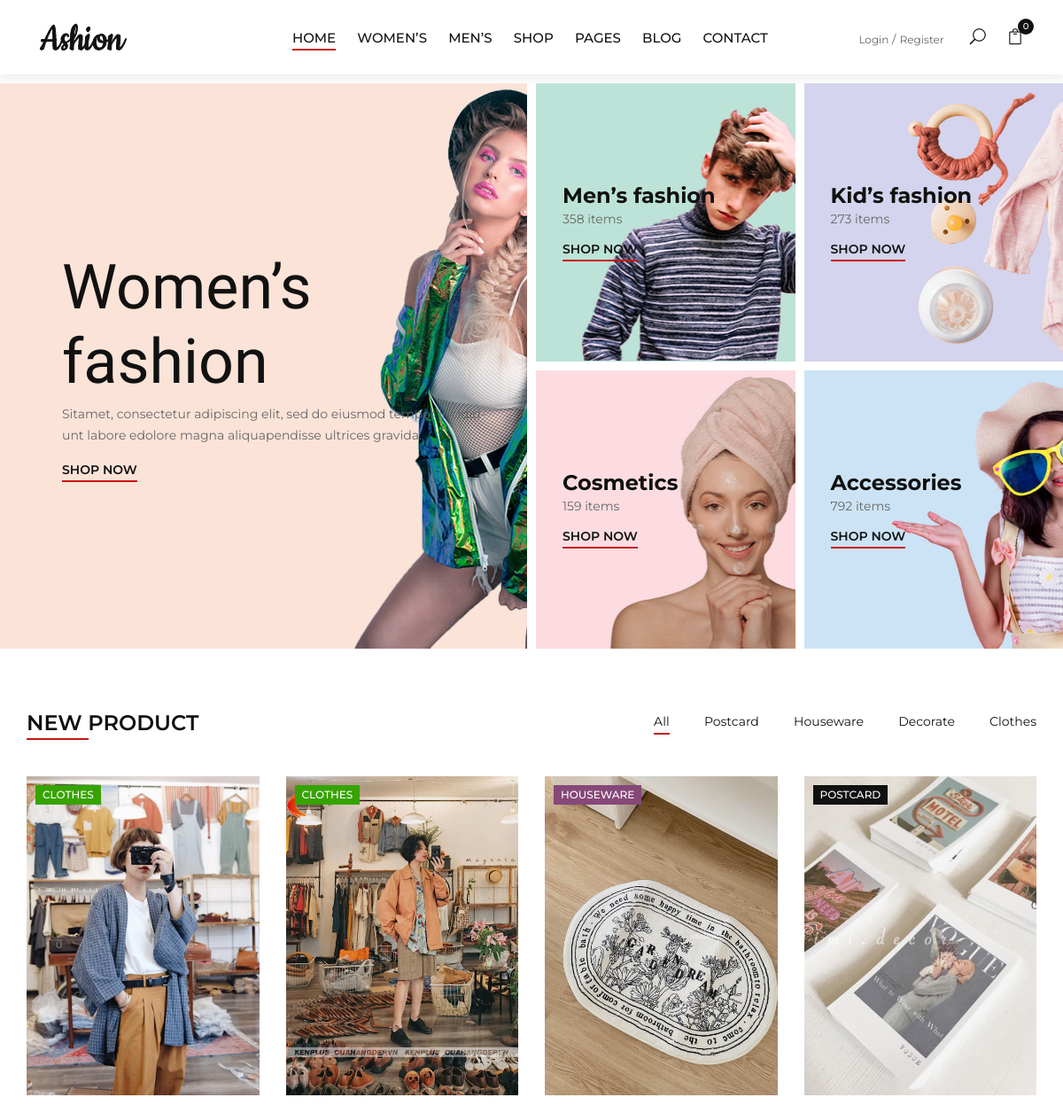
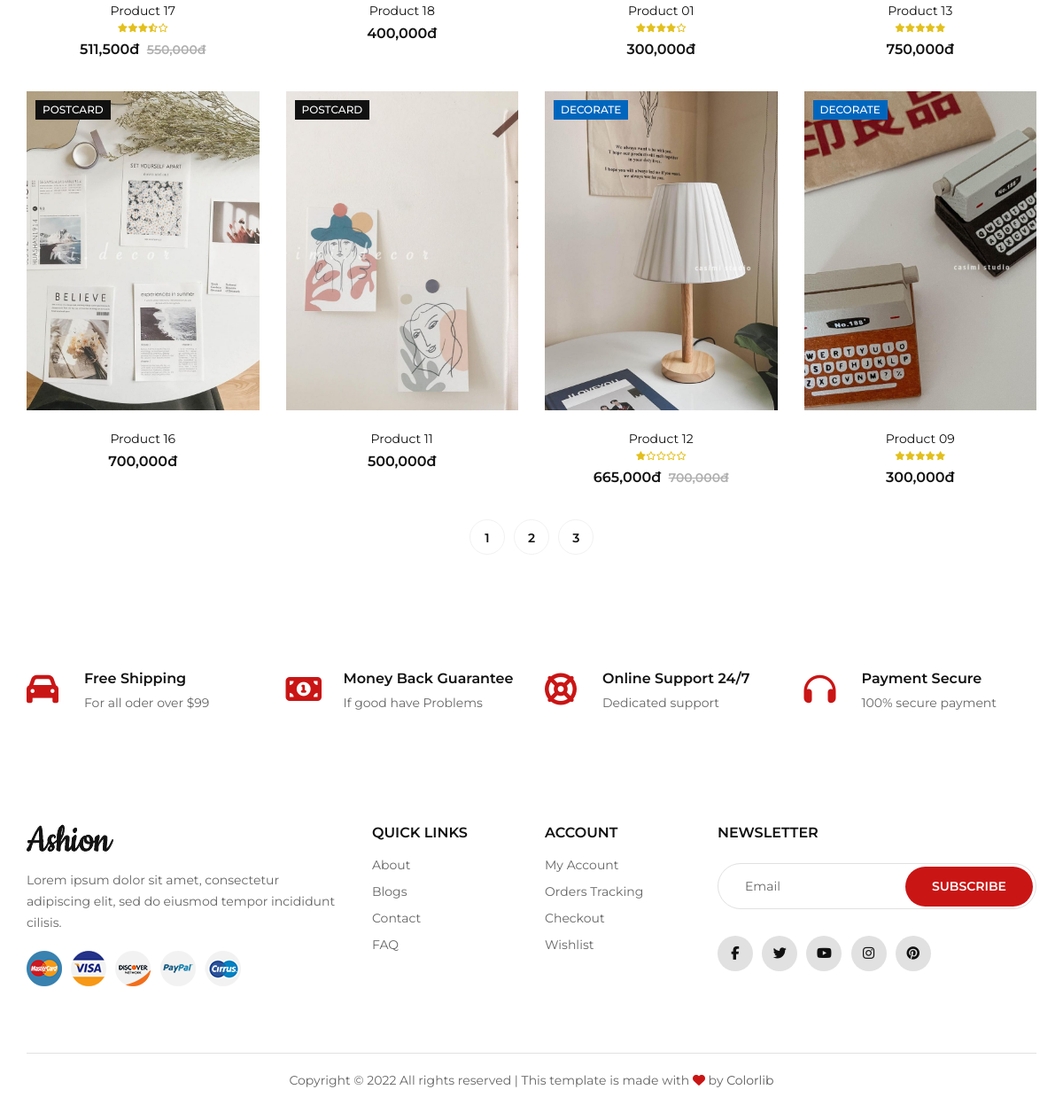
The app's page /user/view/index.php with its own data (2 pictures, top to bottom).
### tables this page shows
CREATE TABLE `tbl_category` (
  `id` int(6) UNSIGNED NOT NULL,
  `categoryname` varchar(128) NOT NULL,
  `stt` int(1) NOT NULL
);

CREATE TABLE `tbl_product` (
  `id` int(6) UNSIGNED NOT NULL,
  `productname` varchar(255) NOT NULL,
  `price` double(16,4) NOT NULL,
  `sale` double(16,4) NOT NULL,
  `categoryid` int(6) UNSIGNED NOT NULL,
  `info` varchar(255) DEFAULT NULL,
  `descript` varchar(255) DEFAULT NULL,
  `quantity` int(255) NOT NULL,
  `img` varchar(255) NOT NULL,
  `stt` int(1) NOT NULL
);

### user/controller/ProductController.php (called while the page is built, shortened)
<?php
    include_once '../model/product.php';
?>
<?php
    class ProductController{
        private $productMo;
        public function __construct(){
            $this->productMo = new Product();
        }
        public function getProduct($item){
            $item_per_page = !empty($_GET['per_page'])?$_GET['per_page']:$item;
            $current_page = !empty($_GET['page'])?$_GET['page']:1;
            $offset = ($current_page - 1) * $item_per_page;
            $product = $this->productMo->get_Product_Paging($item_per_page, $offset, 1);
            $totalRecord = $this->productMo->get_AllProduct(1);
            $totalRecord = $totalRecord->num_rows;
            $totalPage = ceil($totalRecord / $item_per_page);
            $data["get_product_paging"] = $this->productMo->get_Product_Paging($item_per_page, $offset, 1);
            $data["totalRecord"] = $totalRecord;
            $data["totalPage"] = $totalPage;
            return $data;
        }
        public function getRate($idProduct){
            $rate = $this->productMo->getRate($idProduct);
            return $rate;
        }
        public function getCategory($cateId){
            $cate = $this->productMo->getCategoryObject($cateId);
            return $cate;
        }
        public function getAllCategory(){
            $cate = $this->productMo->getAll_category();
            return $cate;
        }
    }

### user/model/product.php (called while the page is built, shortened)
<?php
    include_once '../../db/dbconnect.php';
?>
<?php
    class Product{
        private $db;
        public function __construct(){
            $this->db = new Database();
        }
        public function get_Product_Paging($item_per_page, $offset, $stt){
            $query = "SELECT * FROM tbl_product WHERE stt = $stt AND quantity > 0 ORDER BY id DESC LIMIT $item_per_page OFFSET $offset";
            $result = $this->db->select($query);
            return $result;
        }
        public function get_AllProduct($stt){
            $query = "SELECT * FROM tbl_product WHERE stt = '$stt' AND quantity > 0";
            $result = $this->db->select($query);
            return $result;
        }
        public function getRate($idproduct){
            $query = "SELECT * FROM tbl_feedback WHERE productid = '$idproduct'";
            $result = $this->db->select($query);
            $i = 0;
            $totalrate = 0;
            $rating = 0;
            if($result){
                while($rating = $result->fetch_assoc()){
                    $i++;
                    $totalrate += $rating['rate'];
                }
                $rating = $totalrate/$i;
            }
            return $rating;
        }
        public function getCategoryObject($id){
            $query = "SELECT * FROM tbl_category WHERE id = '$id' AND stt = 1";
            $result = $this->db->select($query);
            return $result;
        }
        public function getAll_category(){
            $query = "SELECT * FROM tbl_category WHERE stt = 1 ORDER BY categoryname DESC";
            $result = $this->db->select($query);
            return $result;
        }
    }
?>

### db/dbconnect.php (called while the page is built, shortened)
<?php
    class Database{
        private $host = DB_HOST;
        private $dbname = DB_NAME;
        private $username = DB_USER;
        private $password = DB_PASS;
        public static $link;
        private function connectDB(){
            if(!isset(self::$link)){
                self::$link = new mysqli($this->host, $this->username, $this->password, $this->dbname);
            }
        }
        public function select($query){
            $result = self::$link->query($query) or die(self::$link->error.__LINE__);
            if($result->num_rows > 0){
                return $result;
            }else{
                return false;
            }
        }
    }
?>

### user/view/index.php (the view, shortened to what this page needs)
<?php
    include_once '../controller/ProductController.php';
?>
<?php
    $productCon = new ProductController();
?>
<!DOCTYPE html>
<html lang="zxx">
<head>
    <?php
        include './layouts/cssfile.php';
    ?>
</head>
<body>
    <?php
        include './layouts/content/header.php';
    ?>
    <section class="categories">
        <div class="container-fluid">
            <div class="row">
                <div class="col-lg-6 p-0">
                    <div class="categories__item categories__large__item set-bg"
                    data-setbg="./assets/img/categories/category-1.jpg">
                        <div class="categories__text">
                        <h1>Women’s fashion</h1>
                        <p>Sitamet, consectetur adipiscing elit, sed do eiusmod tempor incidid-unt labore
                        edolore magna aliquapendisse ultrices gravida.</p>
                        <a href="#">Shop now</a>
                        </div>
                    </div>
                </div>
                <div class="col-lg-6">
                    <div class="row">
                        <div class="col-lg-6 col-md-6 col-sm-6 p-0">
                            <div class="categories__item set-bg" data-setbg="./assets/img/categories/category-2.jpg">
                                <div class="categories__text">
                                    <h4>Men’s fashion</h4>
                                    <p>358 items</p>
                                    <a href="#">Shop now</a>
                                </div>
                            </div>
                        </div>
                        <div class="col-lg-6 col-md-6 col-sm-6 p-0">
                            <div class="categories__item set-bg" data-setbg="./assets/img/categories/category-3.jpg">
                                <div class="categories__text">
                                    <h4>Kid’s fashion</h4>
                                    <p>273 items</p>
                                    <a href="#">Shop now</a>
                                </div>
                            </div>
                        </div>
                        <div class="col-lg-6 col-md-6 col-sm-6 p-0">
                            <div class="categories__item set-bg" data-setbg="./assets/img/categories/category-4.jpg">
                                <div class="categories__text">
                                    <h4>Cosmetics</h4>
                                    <p>159 items</p>
                                    <a href="#">Shop now</a>
                                </div>
                            </div>
                        </div>
                        <div class="col-lg-6 col-md-6 col-sm-6 p-0">
                            <div class="categories__item set-bg" data-setbg="./assets/img/categories/category-5.jpg">
                                <div class="categories__text">
                                    <h4>Accessories</h4>
                                    <p>792 items</p>
                                    <a href="#">Shop now</a>
                                </div>
                            </div>
                        </div>
                    </div>
                </div>
            </div>
        </div>
    </section>
<section class="product spad">
    <div class="container">
        <div class="row">
            <div class="col-lg-4 col-md-4">
                <div class="section-title">
                    <h4>New product</h4>
                </div>
            </div>
            <div class="col-lg-8 col-md-8">
                <ul class="filter__controls">
                    <li class="active" data-filter="*">All</li>
                    <?php
                        $showCate = $productCon->getAllCategory();
                        if($showCate){
                            while($resCate = $showCate->fetch_assoc()){
                    ?>
                    <li data-filter=".<?php echo 'cate'.$resCate['id'] ?>"><?php echo $resCate['categoryname'] ?></li>
                    <?php
                            }
                        }
                    ?>
                </ul>
            </div>
        </div>
        <?php
            $data = $productCon->getProduct(8);
            $product = $data["get_product_paging"];
            $totalRecord = $data["totalRecord"];
            $item_per_page = !empty($_GET['per_page'])?$_GET['per_page']:8;
            $current_page = !empty($_GET['page'])?$_GET['page']:1;
            $totalPage = ceil($totalRecord / $item_per_page);
        ?>
        <div class="row property__gallery">
            <?php
                if($product){
                    while($result = $product->fetch_assoc()){
            ?>
            <div class="col-lg-3 col-md-4 col-sm-6 mix <?php echo 'cate'.$result['categoryid'] ?>">
            <div class="product__item">
                    <div class="product__item__pic set-bg" data-setbg="../../public/<?php echo $result['img'] ?>">
                        <?php
                            $getCate = $productCon->getCategory($result['categoryid']);
                            $cateRes = $getCate->fetch_assoc();
                            if($cateRes['id'] == 1){
                        ?>
                            <div class="label trangtri"><?php echo $cateRes['categoryname']?></div>
                        <?php
                            }else if($cateRes['id'] == 2){
                        ?>
                            <div class="label postcard"><?php echo $cateRes['categoryname']?></div>
                        <?php
                            }else if($cateRes['id'] == 3){
                        ?>
                            <div class="label quanao"><?php echo $cateRes['categoryname']?></div>
                        <?php
                            }else if($cateRes['id'] == 4){
                        ?>
                            <div class="label giadung"><?php echo $cateRes['categoryname']?></div>
                        <?php
                            }else if($result['sale'] > 0){
                        ?>
                            <div class="label sale">Sale</div>
                        <?php
                            }
                        ?>
                        <ul class="product__hover">
                        </ul>
                    </div>
                    <div class="product__item__text">
                        <h6><a href="product-detail.php?productid=<?php echo $result['id'] ?>"><?php echo $result['productname'] ?></a></h6>
                        <div class="rating">
                        <?php
                            $rate = $productCon->getRate($result['id']);
                            $rate = round($rate, 1);
                            $countstar = intval($rate);
                            $starodd = $rate - $countstar;
                            if($countstar == 0 && $starodd == 0){
                        ?>
                        <?php
                            }else if($starodd < 0.5){
                                for($i = 0; $i < $countstar; $i++){
                        ?>
                                    <i class="fa fa-star"></i>
                        <?php
                                }
                                $nonStar = 5 - $countstar;
                                for($i = 0; $i < $nonStar; $i++){
                        ?>
                                <i class="far fa-star"></i>
                        <?php
                                }
                        ?>
                        <?php
                            }else if($starodd >= 0.5){
                                for($i = 0; $i < $countstar; $i++){
                        ?>
                                    <i class="fa fa-star"></i>
                        <?php
                                }
                        ?>
                                <i class="fas fa-star-half-alt"></i>
                        <?php
                                $nonStar = 5 - $countstar - 1;
                                for($i = 0; $i < $nonStar; $i++){
                        ?>
                                <i class="far fa-star"></i>
                        <?php
                                }
                            }
                        ?>
                        </div>
                        <?php
                            if($result['sale'] != 0){
                        ?>
                        <div class="product__price">
                            <?php
                                $initialPrice = $result['price'];
                                $reducePrice = ($result['price'] * $result['sale'])/100;
                                $finalPrice = $initialPrice - $reducePrice;
                                echo number_format($finalPrice).'đ';
                            ?>
                            <span>
                                <?php
                                    echo number_format($result['price']).'đ'?>
                            </span>
                        </div>
                        <?php
                            }else{
                        ?>
                        <div class="product__price"><?php echo number_format($result['price']).'đ'?></div>
                        <?php
                            }
                        ?>
                    </div>
                </div>
            </div>
            <?php
                    }
                }
            ?>
            <div class="col-lg-12 text-center">
                <div class="pagination__option">
                <?php
                    for($num = 1; $num <= $totalPage; $num++){
                        if($num > $current_page - 3 && $num < $current_page + 3){
                ?>
                <a href="?per_page<?php echo $item_per_page ?>&page=<?php echo  $num?>"><?php echo  $num?></a>
                <?php
                        }
                    }
                ?>
                </div>
            </div>
        </div>
    </div>
</section>
<section class="services spad">
    <div class="container">
        <div class="row">
            <div class="col-lg-3 col-md-4 col-sm-6">
                <div class="services__item">
                    <i class="fa fa-car"></i>
                    <h6>Free Shipping</h6>
                    <p>For all oder over $99</p>
                </div>
            </div>
            <div class="col-lg-3 col-md-4 col-sm-6">
                <div class="services__item">
                    <i class="fa fa-money"></i>
                    <h6>Money Back Guarantee</h6>
                    <p>If good have Problems</p>
                </div>
            </div>
            <div class="col-lg-3 col-md-4 col-sm-6">
                <div class="services__item">
                    <i class="fa fa-support"></i>
                    <h6>Online Support 24/7</h6>
                    <p>Dedicated support</p>
                </div>
            </div>
            <div class="col-lg-3 col-md-4 col-sm-6">
                <div class="services__item">
                    <i class="fa fa-headphones"></i>
                    <h6>Payment Secure</h6>
                    <p>100% secure payment</p>
                </div>
            </div>
        </div>
    </div>
</section>
<?php
    include './layouts/content/footer.php';
?>
</body>
</html>

### records on screen
tbl_category: categoryname "Postcard"
tbl_category: categoryname "Houseware"
tbl_category: categoryname "Decorate"
tbl_category: categoryname "Clothes"
tbl_product: shows a picture, categoryid.categoryname "CLOTHES", productname "Product 17", finalPrice "511,500", price "550,000"
tbl_product: shows a picture, categoryid.categoryname "CLOTHES", productname "Product 18", price "400,000"
tbl_product: shows a picture, categoryid.categoryname "HOUSEWARE", productname "Product 01", price "300,000"
tbl_product: shows a picture, categoryid.categoryname "POSTCARD", productname "Product 13", price "750,000"
tbl_product: shows a picture, categoryid.categoryname "POSTCARD", productname "Product 16", price "700,000"
tbl_product: shows a picture, categoryid.categoryname "POSTCARD", productname "Product 11", price "500,000"
tbl_product: shows a picture, categoryid.categoryname "DECORATE", productname "Product 12", finalPrice "665,000", price "700,000"
tbl_product: shows a picture, categoryid.categoryname "DECORATE", productname "Product 09", price "300,000"
